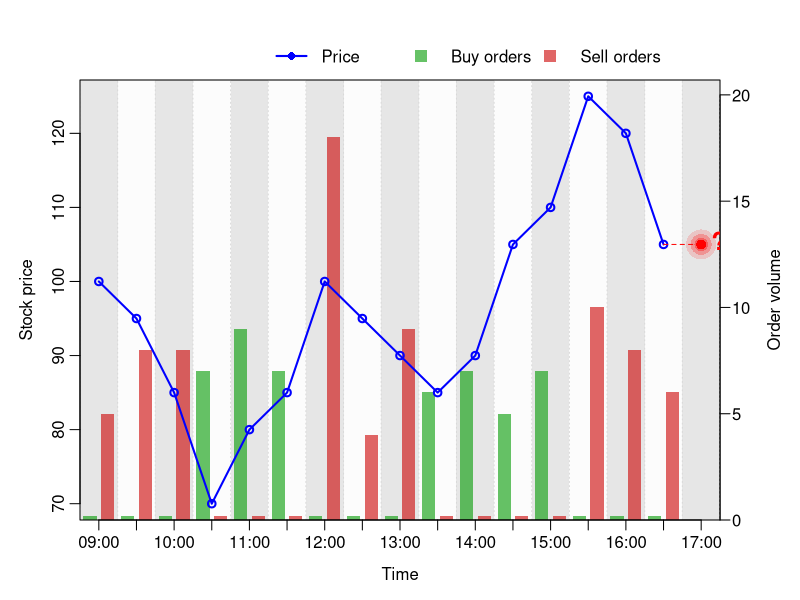

This chart was generated by the following R code:
### Code to simulate price and order flow
### -------------------------------------

# use local folder
library(here)
library(rstudioapi)
setwd(dirname(getActiveDocumentContext()$path))

# Parameters
S0 <- 100         # initial stock price
N <- 16           # number of periods in time series
steps <- c(5, 10, 15)  # possible move sizes
lambda <- 8 # order arrival rate per period
alpha <- 1 # fraction of informed traders

# set seed for reproducibility
seed <-448
set.seed(seed) 

# initialize price vector
S <- numeric(N + 1)
S[1] <- S0 # first price
move_direction <- integer(N) # move directions, could be +1 or -1
move_size <-integer(N) # can be 5, 10, or 15.

# simulate prices
for (t in 1:N) {
  move_size[t]<-sample(steps,1)
  move_direction[t]<-sample(c(-1,1),1)
  S[t+1] <- S[t]+move_direction[t] * move_size[t]
}


# simulate order flow
total_orders <- rpois(N,lambda) # total orders per period
informed_orders <-rbinom(N, size=total_orders, prob=alpha) # how many informed?
uninformed_orders <- total_orders - informed_orders # how many uninformed?


# Informed: all trade in the direction of the next move
informed_buys  <- ifelse(move_direction ==  1L, informed_orders, 0L)
informed_sells <- ifelse(move_direction == -1L, informed_orders, 0L)

# Uninformed: random buys/sells
uninformed_buys  <- rbinom(N, size = uninformed_orders, prob = 0.5)
uninformed_sells <- uninformed_orders - uninformed_buys

# Totals per period
buys  <- informed_buys  + uninformed_buys
sells <- informed_sells + uninformed_sells

# show short stubs instead of true zeros if order flow is zero on one side
stub <- 0.2
buys_disp  <- pmax(buys,  stub)
sells_disp <- pmax(sells, stub)

## ----------------------------
## Geometry for bars (predictive: between t-1 and t)
## ----------------------------
centers <- (1:N) - 0.5      # each period [t-1, t] centered at t-0.5
gap <- 0.12
w   <- 0.35

buy_xmin  <- centers - gap/2 - w
buy_xmax  <- centers - gap/2
sell_xmin <- centers + gap/2
sell_xmax <- centers + gap/2 + w

orders_ylim <- c(0, max(c(buys_disp, sells_disp)) * 1.15)
price_ylim  <- range(S)

## ----------------------------
## Time labels: 09:00–17:00 every 30min
## ----------------------------
times <- seq(from = as.POSIXct("09:00", format = "%H:%M"),
             to   = as.POSIXct("17:00", format = "%H:%M"),
             by   = "30 min")
time_labels <- format(times, "%H:%M")

# positions: 09:00..16:30 at centers 0.5..15.5, 17:00 at 16.5
price_x    <- seq(0.5, N - 0.5, by = 1)    # 16 real points
label_pos  <- c(price_x, N + 0.5)          # add 17:00 at 16.5

## ----------------------------
## Plot
## ----------------------------



if (!is.null(dev.list())) dev.off()

if (!dir.exists("plots")) {
  dir.create("plots", recursive = TRUE)
  message("Created ../plots directory.")
} else {
  message("Directory exists.")
}

fname <- sprintf("plots/pricesimulation_seed_%d_alpha_%d.png", seed, as.integer(100*alpha))



par(mar = c(4, 4, 4, 4), mgp = c(2.2, 0.6, 0))

## 1) Order flow layer (right axis), x in [0, N+1]
plot(NA, xlim = c(0, N + 1), ylim = orders_ylim,
     xaxs = "i", yaxs = "i", xlab = "", ylab = "",
     axes = FALSE)

# alternating gray bands for each period [t-1, t]
for (t in 1:(N + 1)) {
  rect(t - 1, 0, t, orders_ylim[2],
       col = ifelse(t %% 2 == 0, gray(0.99), gray(0.9)),
       border = NA)
}

# buy/sell bars (for t = 1..N only)
rect(buy_xmin,  0, buy_xmax,  buys_disp,
     col = rgb(0, 0.6, 0, 0.6), border = NA)
rect(sell_xmin, 0, sell_xmax, sells_disp,
     col = rgb(0.8, 0, 0, 0.6), border = NA)

axis(4, las = 1, cex.axis = 1)
mtext("Order volume", side = 4, line = 2.2)

abline(v = 0:(N + 1), col = "gray85", lty = "dotted")

## 2) Price layer (left axis) overlay
par(new = TRUE)

plot(price_x, S[1:N], type = "o", lwd = 2, col = "blue",
     xlab = "Time", ylab = "Stock price",
     xlim = c(0, N + 1), ylim = price_ylim,
     xaxs = "i", xaxt = "n", yaxt = "s")

# custom centered time labels, including 17:00 point
axis(1, at = label_pos, labels = time_labels,
     cex.axis = 1, las = 1)

## 3) Prediction at 17:00 (dotted line + red dot + "?")
x_last  <- tail(price_x, 1)   # 16:30 position (15.5)
y_last  <- S[N]               # price at last real half-hour
x_pred  <- N + 0.5            # 17:00 at 16.5

# dotted horizontal line from last real price to 17:00
segments(x_last, y_last, x_pred, y_last,
         lty = 2, col = "red")

# fuzzy halo
points(x_pred, y_last, pch = 16, col = rgb(1,0,0,0.15), cex = 4)
points(x_pred, y_last, pch = 16, col = rgb(1,0,0,0.25), cex = 2.8)
points(x_pred, y_last, pch = 16, col = rgb(1,0,0,0.35), cex = 1.8)

# solid core
points(x_pred, y_last, pch = 16, col = "red", cex = 1.3)

# question mark
text(x_pred, y_last, labels = "?", pos = 4,
     col = "red", cex = 1.5, font = 2)
## 4) Legend
legend("topleft",
       horiz = TRUE,
       inset = c(0.3, -0.1),   # <-- moves legend upward above plot
       xpd = TRUE,            # allow drawing outside plot region
       legend = c("Price", "Buy orders", "Sell orders"),
       col    = c("blue", rgb(0, 0.6, 0, 0.6), rgb(0.8, 0, 0, 0.6)),
       lwd    = c(2, NA, NA, 1),
       pch    = c(16, 15, 15, 16),
       pt.cex = c(1, 1.6, 1.6, 1.6),
       lty    = c(1, NA, NA, 2),
       bty    = "n")

dev.copy(png, fname,
             width = 1800, height = 800, res = 150)
dev.off()
